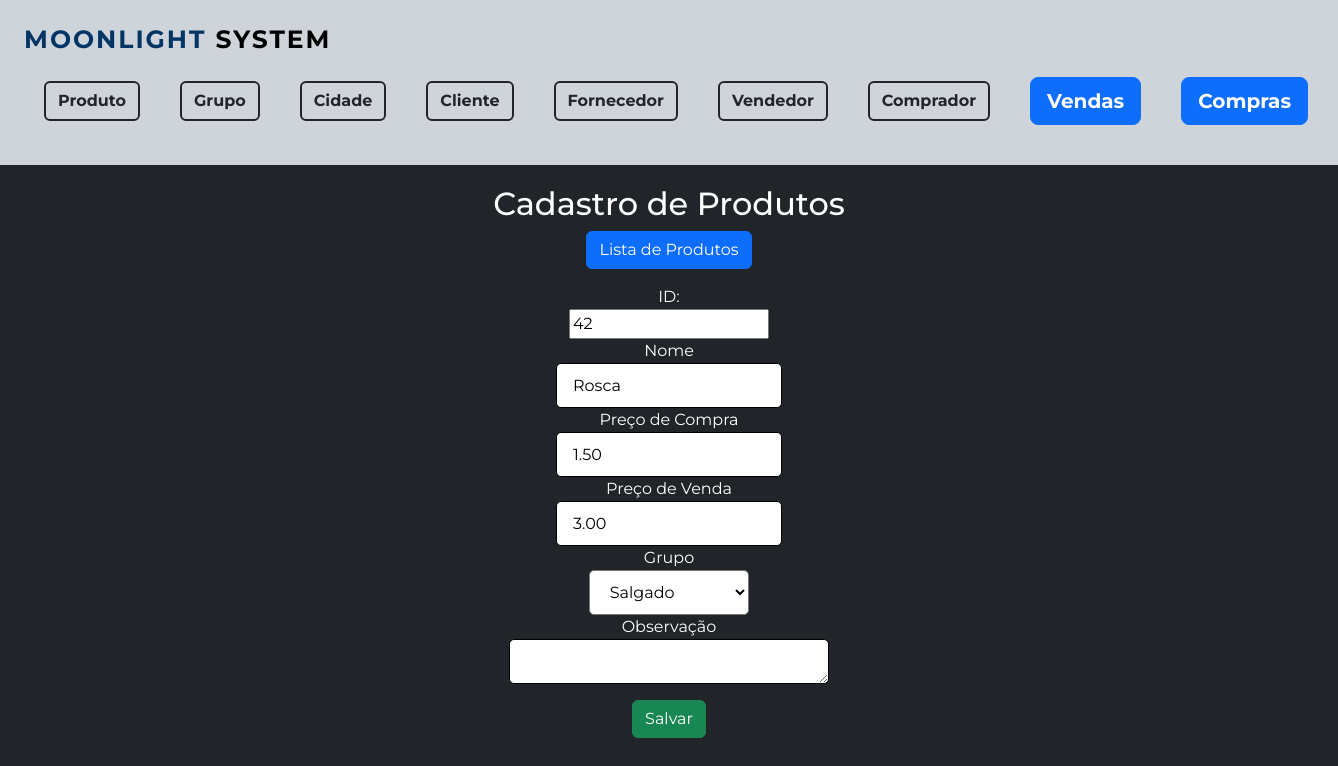
Page /Produto/formProduto.php?id=42 on the committed database.
### tables this page shows
CREATE TABLE `tb_produto` (
  `id_produto` int(11) NOT NULL,
  `nm_produto` varchar(55) NOT NULL,
  `precocompra` float(9,2) DEFAULT NULL,
  `precovenda` float(9,2) DEFAULT NULL,
  `obs` text DEFAULT NULL,
  `fk_id_grupo` int(11) DEFAULT NULL,
  `qtd_estoque` double(9,2) DEFAULT NULL
);

### Produto/formProduto.php (the view, shortened to what this page needs)
<?php
   include '../formMenu.php';
   include '../conexao/conecta.php';
   if ($_GET['id']) {
    $id=$_GET['id'];
     $sql="SELECT id_produto, nm_produto, precocompra, precovenda, fk_id_grupo, obs FROM tb_produto WHERE id_produto=$id";
     $resultado=mysqli_query($conexao,$sql);
     if ($resultado==false) {
       die("Erro: ".mysqli_error($conexao));
      } else
      {
        $item=mysqli_fetch_array($resultado);
      }
   }
   $sqlgrupo="SELECT id_grupo, nm_grupo FROM tb_grupo";
   $resultadoGrupo=mysqli_query($conexao,$sqlgrupo);
   ?>
   <link rel="stylesheet" href="../layouts/style.css">
<div class="text-center">
   <h2>Cadastro de Produtos</h2>
   <a href="formListaProduto.php" class="btn btn-primary">Lista de Produtos</a>
  <form method="post" action="GravaProduto.php" class="d-flex flex-column w-100 align-items-center pt-3">
  <?php
    if ($_GET['id'])  {
      ?>
        <label>ID: </label>
        <input type="TEXT " name="id" readonly="readonly" value=<?php echo $item['id_produto'] ?> >
  <?php
    }
    ?>
    <label>Nome</label>
    <input type="TEXT" name="nome" value=<?php echo $item['nm_produto']?> >
    <label>Preço de Compra</label>
    <input type="TEXT" name="precocompra" value=<?php echo $item['precocompra']?> >
    <label>Preço de Venda</label>
  <input type="TEXT" name="precovenda" value=<?php echo $item['precovenda']?> >
  <label>Grupo</label>
  <select name="grupo">
    <?php
    while ($itemGrupo=mysqli_fetch_array($resultadoGrupo)) {
      if ($itemGrupo['id_grupo']==$item['fk_id_grupo']){
        echo "<option value='".$itemGrupo['id_grupo']."' selected='selected'>";
      }else {
        echo "<option value='".$itemGrupo['id_grupo']."' >";
      }
      echo $itemGrupo['nm_grupo'];
      echo "</option>";
    }
    ?>
  </select>
    <label>Observação</label>
    <TEXTAREA cols=30 rows=05 id="obs" name="obs" ><?php echo $item['obs']?> </TEXTAREA>
    <input type="submit" name="Salvar" value="Salvar" class="btn btn-success mt-3">
  </form>
</div>

### layouts/style.css (style rules this page uses)
body { text-align: center; }
h2 { padding-top: 20px; }
input[type="text"], textarea { border-radius: 5px; border: 1px solid black; padding: 0px 16px; outline: none; height: 45px; font-size: 16px; }
select { height: 45px; background-color: #fff; width: 12%; border-radius: 5px; padding: 0px 16px; }

### formMenu.php (style rules this page uses)
body { background-color: #212529; color: #fff; font-family: 'Montserrat', sans-serif; }

### rows in the picture
tb_produto: id "42", nome "Rosca", precocompra "1.50", precovenda "3.00"

### other values in the picture
form field grupo "Salgado"
